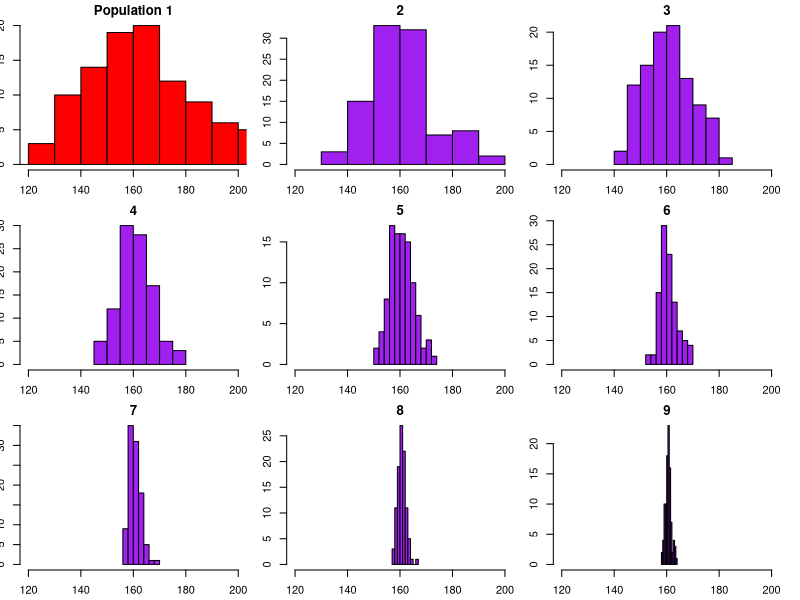
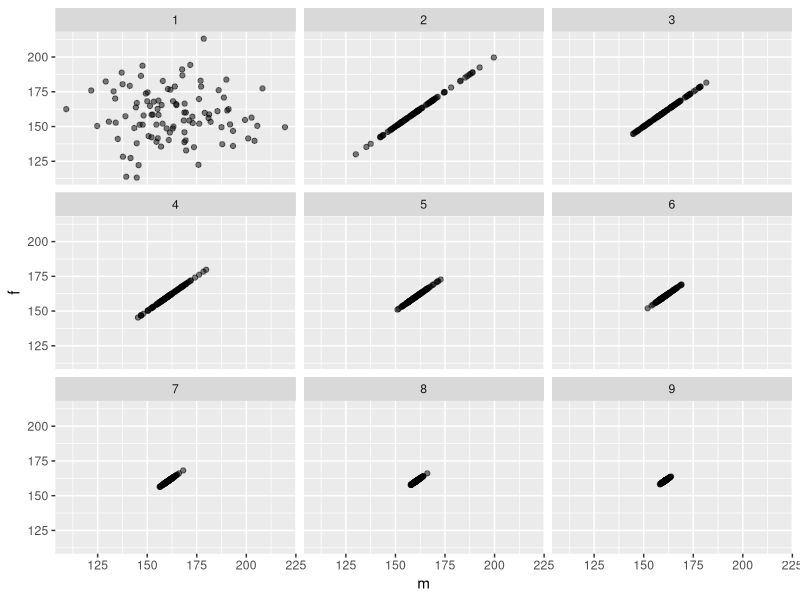
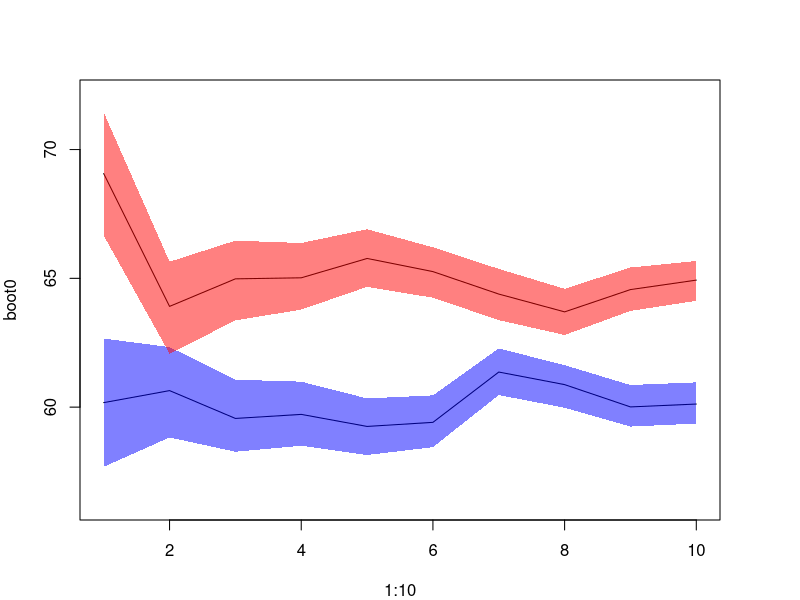
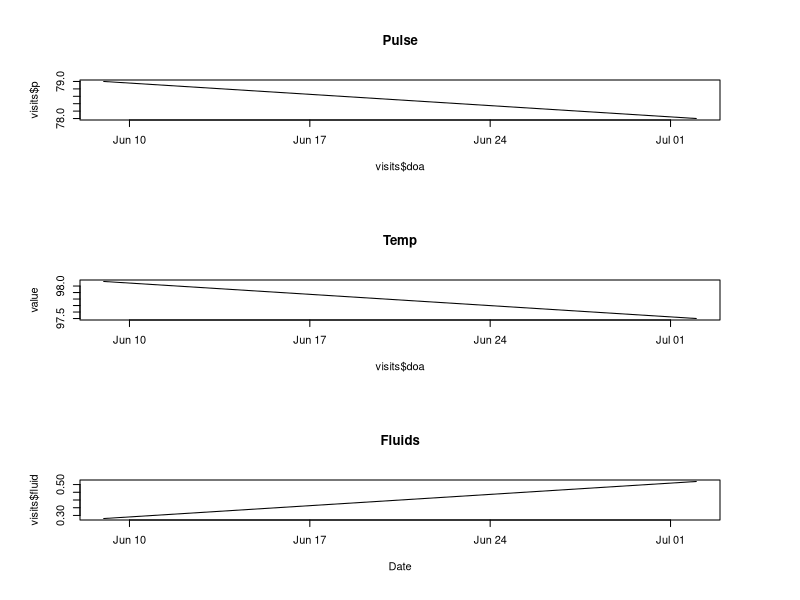

These charts were generated, in order, by the following R code:
## ---- chunk 1
pop <- data.frame(m = rnorm(100, 160, 20), f = rnorm(100, 160, 20))
## ---- chunk 2
next_gen <- function(pop) {
    pop$m <- sample(pop$m)
    pop$m <- rowMeans(pop)
    pop$f <- pop$m
    pop
}
## ---- chunk 3
pop <- data.frame(m = rnorm(100, 160, 20), f = rnorm(100, 160, 20))
gen<- as.data.frame(pop)
par(mfrow=c(3,3), mai=c(0.3,0.2,0.2,0.2))
hist(pop$m, main= "Population 1", xlab=NULL, xlim=c(120,200), col="red")
for(i in 2:9){
pop <- next_gen(pop)
hist(pop$m, main= i, xlab=NULL, xlim=c(120,200), col="purple" ) 
gen <- rbind(gen,pop)
}
## ---- chunk 4
gen$children <- rep(1:9,each=100)
library(ggplot2)
ggplot(gen) + geom_point(alpha = .5) + aes(x=m, y=f) + facet_wrap(~children, nrow= 3)
## ---- chunk 5
ss<-seq(250,2500,250)  
boot0 <- boot1 <-LB0 <- LB1 <- UB0 <- UB1 <- numeric(length(ss))

for(i in seq_along(ss)){
  pop <- sample(0:1,ss[i], replace=T)
  g0 <- sample(rnorm(length(which(pop==0)), 60, 20), ss[i], replace = T)
  g1 <- sample(rnorm(length(which(pop==1)), 65, 20), ss[i], replace = T)
  
  boot0[i] <- mean(g0)
  boot1[i] <- mean(g1)

c0 <- c1 <-0
for(j in 1:1000){
  c0[j] <- mean(sample(g0,replace=T))
  c1[j] <- mean(sample(g1,replace=T))
}

  LB0[i] <- quantile(c0,.025)
  UB0[i] <- quantile(c0,.975)
  LB1[i] <- quantile(c1,.025)
  UB1[i] <- quantile(c1,.975)
}


makeTransparent = function(..., alpha=0.5) {
  if(alpha<0 | alpha>1) stop("alpha must be between 0 and 1")
  alpha = floor(255*alpha)  
  newColor = col2rgb(col=unlist(list(...)), alpha=FALSE)
  .makeTransparent = function(col, alpha) {
    rgb(red=col[1], green=col[2], blue=col[3], alpha=alpha, maxColorValue=255)
  }
  newColor = apply(newColor, 2, .makeTransparent, alpha=alpha)
  return(newColor)
}
par(mfrow=c(1,1))
par(mai=c(0.8,0.8,0.8,0.8))
plot(1:10,boot0,type="l", ylim= c(min(boot0)-3, max(boot1)+3))
lines(1:10,boot1)

rbind(LB0,boot0, UB0)
rbind(LB1,boot1, UB1)

polygon(x=c(1:10,10:1), y= c(LB0,rev(UB0)) , border=NA, col=makeTransparent('blue',alpha=0.5))
polygon(x=c(1:10,10:1), y= c(LB1,rev(UB1)) , border=NA, col=makeTransparent('red',alpha=0.5))
## ---- chunk 6
makePatient <- function() {
  vowel <- grep("[aeiou]", letters)
  cons <- grep("[^aeiou]", letters)
  name <- paste(sample(LETTERS[cons], 1), sample(letters[vowel], 1), sample(letters[cons], 1), sep='')
  gender <- factor(sample(0:1, 1), levels=0:1, labels=c('female','male'))
  dob <- as.Date(sample(7500, 1), origin="1970-01-01")
  n <- sample(6, 1)
  doa <- as.Date(sample(1500, n), origin="2010-01-01")
  pulse <- round(rnorm(n, 80, 10))
  temp <- round(rnorm(n, 98.4, 0.3), 2)
  fluid <- round(runif(n), 2)
 list(name=name, gender=gender, dob=dob, doa=doa, pulse=pulse, temp=temp, fluid=fluid)
}
## ---- chunk 7
set.seed(8)
per <- makePatient()
class(per) <- 'medicalRecord'
## ---- chunk 8
mean.medicalRecord <- function(x){
  mean.p <- mean(x$pulse)
  mean.t <- mean(x$temp)
  mean.f <- mean(x$fluid)
  
  return(list(mean.p = mean.p,mean.t = mean.t,mean.f = mean.f))
  }

print.medicalRecord <- function(x){
  cat(paste("Name:", x$name, "\n"))
  cat(sprintf("%s patient born on %s", x$gender, x$dob),"\n")
  cat("Visits:\n")
  
visits <- data.frame(doa = x$doa, p = x$pulse, t = x$temp, fluid = x$fluid)
  visits = visits[order(visits$doa), ]
  for(i in 1:length(visits$doa)){
    cat(sprintf("Date: %s | Pulse: %3.2s | Temp: %6.4s | Fluid Intake: %6.4s\n",
      visits$doa[i], visits$p[i], visits$t[i], visits$fluid[i]))
  }
}

plot.medicalRecord <- function(x){
  visits = data.frame(doa = x$doa, p = x$pulse, t = x$temp, fluid = x$fluid)
  visits = visits[order(visits$doa), ]
  par(mfrow = c(3,1))
  plot(visits$doa, visits$p, type = "l", xlab = NULL, ylab = NULL, main = "Pulse")
  plot(visits$doa, visits$t, type = "l", xlab = NULL, ylab = "value", main = "Temp")
  plot(visits$doa, visits$fluid, type = "l", xlab = "Date", ylab = NULL, main = "Fluids")
}

mean(per)
print(per)
plot(per)
## ---- chunk 9
set.seed(8)

c <- list()
for(i in 1:10){
  c[[i]] <- patient <- makePatient()
  }
class(c) <- "cohort"

mean.cohort = function(c){
  for(patient in c){
    class(patient) = "medicalRecord"  
    cat("-----------------------\n")
    print(mean(patient))
  }
}

print.cohort = function(c){
  for(patient in c){
    class(patient) = "medicalRecord"
    cat("-----------------------\n")
    print(patient)
  }
}

mean(c)
print(c)
